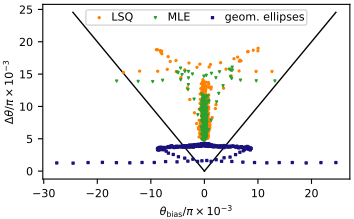

This chart was generated by the following Python code:
# -*- coding: utf-8 -*-
"""
@author: Dominik Pfeiffer, Daniel Derr & Ludwig Lind
"""

"""
    Plot of sum of bias and uncertainty
"""

from pathlib import Path

import numpy as np
import matplotlib.pyplot as plt
import matplotlib

import os
import sys

sys.path.append(os.path.abspath('..'))

plt.style.use('../paper_mpl_style.mplstyle')

parent_dir = Path(__file__).parent.parent
parent_str = str(parent_dir)

if parent_str not in sys.path:
    sys.path.insert(0, parent_str)
    added = True
else:
    added = False

try:
    import helper_functions as hf
finally:
    if added:
        sys.path.pop(0)  # Safe cleanup only if we added it

save_fig = True

colour_diff = 'C0'
colour_sum = 'C1'
colour_ell = 'C2'


# =============================================================================
# Data Import
# =============================================================================

# Results of numerical MLE evaluation
num_eval_theta_scan_MLE     = np.load('../num_eval/num_eval_res_theta_S_sum_MLE.npz')

thetas_set_MLE              = num_eval_theta_scan_MLE['thetas_set']

thetas_rec_sum_num_MLE      = num_eval_theta_scan_MLE['thetas_rec_sum']
# thetas_rec_diff_num_MLE     = num_eval_theta_scan_MLE['thetas_rec_diff']

thetas_rec_sum_std_num_MLE  = num_eval_theta_scan_MLE['thetas_rec_sum_std']
# thetas_rec_diff_std_num_MLE = num_eval_theta_scan_MLE['thetas_rec_diff_std']

# A0_set_MLE                  = num_eval_theta_scan_MLE['A0_set']
# A_sum_set_MLE               = num_eval_theta_scan_MLE['A_sum_set']
# A_sum_rec_num_MLE           = num_eval_theta_scan_MLE['A_sum_rec']
# A_diff_set_MLE              = num_eval_theta_scan_MLE['A_diff_set']
# A_diff_rec_num_MLE          = num_eval_theta_scan_MLE['A_diff_rec']

# Results of numerical PEAC ##
num_eval_theta_scan_PEAC     = np.load('../num_eval/num_eval_res_theta_S_sum_PEAC.npz')

thetas_set_PEAC              = num_eval_theta_scan_PEAC['thetas_set']

thetas_rec_sum_num_PEAC      = num_eval_theta_scan_PEAC['thetas_rec_sum']
# thetas_rec_diff_num_PEAC     = num_eval_theta_scan_PEAC['thetas_rec_diff']

thetas_rec_sum_std_num_PEAC  = num_eval_theta_scan_PEAC['thetas_rec_sum_std']
# thetas_rec_diff_std_num_PEAC = num_eval_theta_scan_PEAC['thetas_rec_diff_std']


# Results of geometric ellipse fits 
num_eval_theta_scan_geom = np.load('../num_eval/num_eval_res_theta_S_sum_geo_ell.npz')

thetas_set_geom              = num_eval_theta_scan_geom['thetas_set']

thetas_rec_ell_num_geom      = num_eval_theta_scan_geom['thetas_rec_ell']

thetas_rec_ell_std_num_geom  = num_eval_theta_scan_geom['thetas_rec_ell_std']

A0_set_geom                  = num_eval_theta_scan_geom['A0_set']
sigma_set_geom               = num_eval_theta_scan_geom['sigma_set']

theta_change = hf.theta_change(A0_set_geom, sigma_set_geom, np.pi/4)

#############
### plots ###
#############
inch_to_cm = 2.54
phi_golden = (1 + np.sqrt(5)) / 2
width_inch = 17/inch_to_cm
height_inch = width_inch / (2*phi_golden)

start = 166
stop = 501

"""
    Scatter plot of Bias vs. Uncertainty
"""
markersize = 2

fig, axs = plt.subplots(1,1,
                        figsize=(3.54, 3.54/phi_golden))

axs.scatter((thetas_rec_sum_num_PEAC[start:stop]-thetas_set_PEAC[start:stop])/np.pi * 1e3, 
            thetas_rec_sum_std_num_PEAC[start:stop]/np.pi * 1e3,
            label='LSQ', 
            color=colour_sum, 
            s = markersize)

axs.scatter((thetas_rec_sum_num_MLE[start:stop]-thetas_set_MLE[start:stop])/np.pi * 1e3, 
            thetas_rec_sum_std_num_MLE[start:stop]/np.pi * 1e3,
            label='MLE', 
            color='tab:green', 
            s = markersize,
            marker = 'v')

axs.scatter((thetas_rec_ell_num_geom[start:stop]-thetas_set_geom[start:stop])/np.pi * 1e3, 
            thetas_rec_ell_std_num_geom[start:stop]/np.pi * 1e3,
            label='geom. ellipses', 
            color=colour_ell, 
            s = markersize,
            marker = 's')

axs.plot([0,max((thetas_rec_ell_num_geom[start:stop]-thetas_set_geom[start:stop])/np.pi) * 1e3], 
         [0,max((thetas_rec_ell_num_geom[start:stop]-thetas_set_geom[start:stop])/np.pi) * 1e3],
         'k-',
         lw=1,
         zorder=-1)
axs.plot([0,-max((thetas_rec_ell_num_geom[start:stop]-thetas_set_geom[start:stop])/np.pi) * 1e3], 
         [0,max((thetas_rec_ell_num_geom[start:stop]-thetas_set_geom[start:stop])/np.pi) * 1e3],
         'k-',
         lw=1,
         zorder=-1)


plt.xlabel(r'$\theta_\text{bias}/\pi \times 10^{-3}$')
plt.ylabel(r'$\Delta\theta/ \pi \times 10^{-3}$', labelpad=2)

plt.legend(loc='upper center',
           # bbox_to_anchor = (0,0.5),
           handletextpad=0.1,
           borderpad=0.2,
           ncols=3,
           columnspacing = 1)

plt.subplots_adjust(left=0.12,
                    top=0.98,
                    bottom=0.18,
                    right=0.99)

plt.savefig('figS8.pdf')
plt.show()
